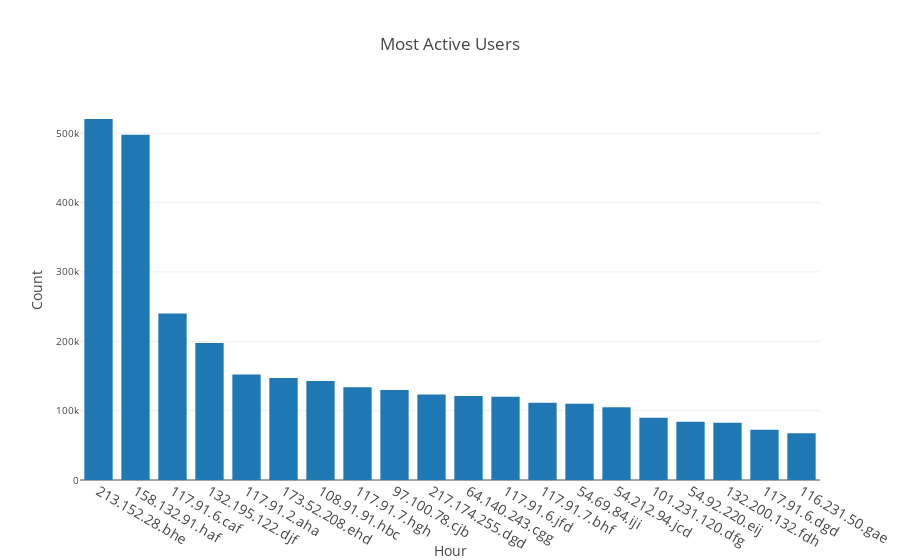

Here is the notebook cell this chart was saved with:
### Code cell
top20IpDF = ipCountDF.limit(20).toPandas()

plotData = go.Bar(
                x = top20IpDF["ip"],
                y = top20IpDF["count"],
                name = "Most Active Users",
            )

layout = go.Layout(
                title="Most Active Users",
                xaxis={
                    "title" : "Hour",
                    "tickfont" : {
                        "size" : 14,
                    }
                },
                yaxis={
                    "title" : "Count",
                    "tickfont" : {
                        "size" : 10,
                    }
                },
                legend = {
                    "x" : 1,
                    "y" : 1
                },
                barmode="group",
                bargap=0.15,
                bargroupgap=0.1
            )

fig = go.Figure(data=[plotData], layout=layout)
plotly.offline.iplot(fig)

### Figure 1 — Plotly figure (JSON) as saved in the notebook; plotly's stock layout.template omitted (floating-point values rounded to 4 significant figures)
{"data": [{"name": "Most Active Users", "type": "bar", "uid": "45eaa1ba-55bc-4510-aa50-a6f1a551082e", "x": ["213.152.28.bhe", "158.132.91.haf", "117.91.6.caf", "132.195.122.djf", "117.91.2.aha", "173.52.208.ehd", "108.91.91.hbc", "117.91.7.hgh", "97.100.78.cjb", "217.174.255.dgd", "64.140.243.cgg", "117.91.6.jfd", "117.91.7.bhf", "54.69.84.iji", "54.212.94.jcd", "101.231.120.dfg", "54.92.220.eij", "132.200.132.fdh", "117.91.6.dgd", "116.231.50.gae"], "y": [520522, 497817, 239925, 197673, 152204, 146972, 142731, 133579, 129753, 123177, 121052, 119873, 111371, 110040, 104801, 89679, 84153, 82639, 72290, 67585]}], "layout": {"bargap": 0.15, "bargroupgap": 0.1, "barmode": "group", "legend": {"x": 1, "y": 1}, "title": {"text": "Most Active Users"}, "xaxis": {"tickfont": {"size": 14}, "title": {"text": "Hour"}}, "yaxis": {"tickfont": {"size": 10}, "title": {"text": "Count"}}}}
